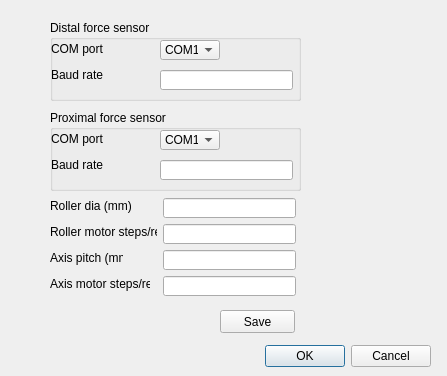
<?xml version="1.0" encoding="UTF-8"?>
<ui version="4.0">
 <class>Dialog</class>
 <widget class="QDialog" name="Dialog">
  <property name="geometry">
   <rect>
    <x>0</x>
    <y>0</y>
    <width>447</width>
    <height>376</height>
   </rect>
  </property>
  <property name="windowTitle">
   <string>Dialog</string>
  </property>
  <widget class="QDialogButtonBox" name="buttonBox">
   <property name="geometry">
    <rect>
     <x>90</x>
     <y>340</y>
     <width>341</width>
     <height>32</height>
    </rect>
   </property>
   <property name="orientation">
    <enum>Qt::Horizontal</enum>
   </property>
   <property name="standardButtons">
    <set>QDialogButtonBox::Cancel|QDialogButtonBox::Ok</set>
   </property>
  </widget>
  <widget class="QLineEdit" name="roller_dia">
   <property name="geometry">
    <rect>
     <x>163</x>
     <y>198</y>
     <width>133</width>
     <height>20</height>
    </rect>
   </property>
  </widget>
  <widget class="QLabel" name="label_8">
   <property name="geometry">
    <rect>
     <x>50</x>
     <y>224</y>
     <width>107</width>
     <height>16</height>
    </rect>
   </property>
   <property name="text">
    <string>Roller motor steps/rev</string>
   </property>
  </widget>
  <widget class="QLineEdit" name="roller_steps">
   <property name="geometry">
    <rect>
     <x>163</x>
     <y>224</y>
     <width>133</width>
     <height>20</height>
    </rect>
   </property>
   <property name="text">
    <string/>
   </property>
  </widget>
  <widget class="QLabel" name="label_9">
   <property name="geometry">
    <rect>
     <x>50</x>
     <y>276</y>
     <width>100</width>
     <height>16</height>
    </rect>
   </property>
   <property name="text">
    <string>Axis motor steps/rev</string>
   </property>
  </widget>
  <widget class="QPushButton" name="save_parameters">
   <property name="geometry">
    <rect>
     <x>220</x>
     <y>310</y>
     <width>75</width>
     <height>23</height>
    </rect>
   </property>
   <property name="text">
    <string>Save</string>
   </property>
  </widget>
  <widget class="QGroupBox" name="groupBox_2">
   <property name="geometry">
    <rect>
     <x>50</x>
     <y>20</y>
     <width>251</width>
     <height>81</height>
    </rect>
   </property>
   <property name="title">
    <string>Distal force sensor</string>
   </property>
   <widget class="QLabel" name="com_distal_label_2">
    <property name="geometry">
     <rect>
      <x>1</x>
      <y>21</y>
      <width>61</width>
      <height>16</height>
     </rect>
    </property>
    <property name="text">
     <string>COM port</string>
    </property>
   </widget>
   <widget class="QLineEdit" name="distal_baude_2">
    <property name="geometry">
     <rect>
      <x>110</x>
      <y>50</y>
      <width>133</width>
      <height>20</height>
     </rect>
    </property>
   </widget>
   <widget class="QLabel" name="distal_baude_label_2">
    <property name="geometry">
     <rect>
      <x>1</x>
      <y>47</y>
      <width>71</width>
      <height>16</height>
     </rect>
    </property>
    <property name="text">
     <string>Baud rate</string>
    </property>
   </widget>
   <widget class="QComboBox" name="distal_com_2">
    <property name="geometry">
     <rect>
      <x>110</x>
      <y>20</y>
      <width>60</width>
      <height>20</height>
     </rect>
    </property>
    <item>
     <property name="text">
      <string>COM11</string>
     </property>
    </item>
    <item>
     <property name="text">
      <string>COM1</string>
     </property>
    </item>
   </widget>
  </widget>
  <widget class="QGroupBox" name="groupBox_3">
   <property name="geometry">
    <rect>
     <x>50</x>
     <y>110</y>
     <width>251</width>
     <height>81</height>
    </rect>
   </property>
   <property name="title">
    <string>Proximal force sensor</string>
   </property>
   <widget class="QLabel" name="proximal_baude_label_2">
    <property name="geometry">
     <rect>
      <x>1</x>
      <y>47</y>
      <width>81</width>
      <height>16</height>
     </rect>
    </property>
    <property name="text">
     <string>Baud rate</string>
    </property>
   </widget>
   <widget class="QLineEdit" name="proximal_baude_2">
    <property name="geometry">
     <rect>
      <x>110</x>
      <y>50</y>
      <width>133</width>
      <height>20</height>
     </rect>
    </property>
   </widget>
   <widget class="QComboBox" name="proximal_com_2">
    <property name="geometry">
     <rect>
      <x>110</x>
      <y>20</y>
      <width>60</width>
      <height>20</height>
     </rect>
    </property>
    <item>
     <property name="text">
      <string>COM11</string>
     </property>
    </item>
    <item>
     <property name="text">
      <string>COM1</string>
     </property>
    </item>
   </widget>
   <widget class="QLabel" name="proximal_com_label_2">
    <property name="geometry">
     <rect>
      <x>1</x>
      <y>21</y>
      <width>71</width>
      <height>16</height>
     </rect>
    </property>
    <property name="text">
     <string>COM port</string>
    </property>
   </widget>
  </widget>
  <widget class="QLineEdit" name="axis_steps">
   <property name="geometry">
    <rect>
     <x>163</x>
     <y>276</y>
     <width>133</width>
     <height>20</height>
    </rect>
   </property>
   <property name="text">
    <string/>
   </property>
  </widget>
  <widget class="QLineEdit" name="axis_pitch">
   <property name="geometry">
    <rect>
     <x>163</x>
     <y>250</y>
     <width>133</width>
     <height>20</height>
    </rect>
   </property>
  </widget>
  <widget class="QLabel" name="label_7">
   <property name="geometry">
    <rect>
     <x>50</x>
     <y>198</y>
     <width>101</width>
     <height>16</height>
    </rect>
   </property>
   <property name="text">
    <string>Roller dia (mm)</string>
   </property>
  </widget>
  <widget class="QLabel" name="label_10">
   <property name="geometry">
    <rect>
     <x>50</x>
     <y>250</y>
     <width>73</width>
     <height>16</height>
    </rect>
   </property>
   <property name="text">
    <string>Axis pitch (mm)</string>
   </property>
  </widget>
 </widget>
 <resources/>
 <connections>
  <connection>
   <sender>buttonBox</sender>
   <signal>accepted()</signal>
   <receiver>Dialog</receiver>
   <slot>accept()</slot>
   <hints>
    <hint type="sourcelabel">
     <x>248</x>
     <y>254</y>
    </hint>
    <hint type="destinationlabel">
     <x>157</x>
     <y>274</y>
    </hint>
   </hints>
  </connection>
  <connection>
   <sender>buttonBox</sender>
   <signal>rejected()</signal>
   <receiver>Dialog</receiver>
   <slot>reject()</slot>
   <hints>
    <hint type="sourcelabel">
     <x>316</x>
     <y>260</y>
    </hint>
    <hint type="destinationlabel">
     <x>286</x>
     <y>274</y>
    </hint>
   </hints>
  </connection>
 </connections>
</ui>
